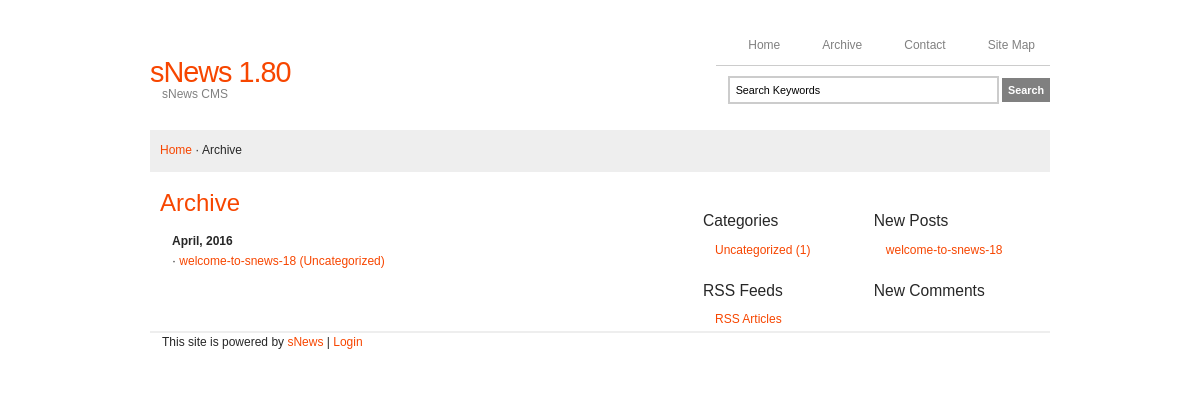
Page /archive/ on the committed database.
### tables this page shows
CREATE TABLE [articles] ( [id] INTEGER PRIMARY KEY AUTOINCREMENT NOT NULL , [title] VARCHAR ( 100 ) DEFAULT NULL , [seftitle] VARCHAR ( 100 ) DEFAULT NULL , [text] text , [date] datetime DEFAULT NULL , [category] INTEGER NOT NULL DEFAULT 0 , [position] INTEGER DEFAULT NULL , [extraid] VARCHAR ( 8 ) DEFAULT NULL , [page_extra] VARCHAR ( 8 ) DEFAULT NULL , [displaytitle] char ( 3 ) NOT NULL DEFAULT 'YES' , [displayinfo] char ( 3 ) NOT NULL DEFAULT 'YES' , [commentable] VARCHAR ( 5 ) NOT NULL DEFAULT '' , [published] TINYINT NOT NULL DEFAULT 1 , [description_meta] VARCHAR ( 255 ) DEFAULT NULL , [keywords_meta] VARCHAR ( 255 ) DEFAULT NULL , [show_on_home] VARCHAR ( 3 ) DEFAULT 'YES' , [show_in_subcats] VARCHAR ( 3 ) DEFAULT 'NO' , [artorder] INTEGER NOT NULL DEFAULT '0' , [visible] VARCHAR ( 6 ) DEFAULT 'YES' , [default_page] VARCHAR ( 6 ) DEFAULT 'NO' );

CREATE TABLE [categories] ( [id] INTEGER PRIMARY KEY AUTOINCREMENT NOT NULL , [name] VARCHAR ( 100 ) NOT NULL , [seftitle] VARCHAR ( 100 ) NOT NULL , [description] VARCHAR ( 255 ) NOT NULL , [published] VARCHAR ( 4 ) NOT NULL DEFAULT 'YES' , [catorder] INTEGER NOT NULL DEFAULT 0 , [subcat] TINYINT NOT NULL DEFAULT 0 );

### snews.php (the view, shortened to what the rows shown need)
<?php
function db_cfg($field) { static $dbcfg;
	if (!$dbcfg) {
		$dbcfg = array(
			'driver' => 'pdo',
			'dbtype' => 'sqlite',
			'server' => 'localhost',
			'database' => 'snews18',
			'username' => 'root',
			'password' => '',
			'dbpath' => 'test.db3',
			'prefix' => ''
		);
	} return $dbcfg[$field];
}
function db() { static $conn;
	if (!$conn) { $conn = false;
		$driver = db_cfg('driver');
		$server = db_cfg('server');
		$dbtype = db_cfg('dbtype');
		$database = db_cfg('database');
		$username = db_cfg('username');
		$password = db_cfg('password');
		$dbpath = db_cfg('dbpath');
		switch($dbtype) {
	  		case "sqlite" : $dbconn = "sqlite:$dbpath"; break;
		}
		if ($driver == 'pdo' || $driver == 'PDO') {
			try {$conn = new PDO($dbconn, $username, $password, array(PDO::MYSQL_ATTR_INIT_COMMAND => "SET NAMES utf8"));}
			catch (PDOException $msg) {die ('Connection error, because: '.$msg->getMessage());}
		} else if ($driver == 'mysqli' || $driver == 'MYSQLI') {
			$conn = new mysqli($server, $username, $password, $database);
			if (mysqli_connect_errno()) {printf("Connect failed: %s\n", mysqli_connect_error()); exit();}
		} else {die('<h1>Driver Error.</h1><p>Check your db_cfg (<b>DB_DRIVER</b>)</p>');}
	} return $conn;
}
function dbfetch($result, $prepared = false) {
	$driver = db_cfg('driver');
	if ($driver == 'pdo') {return $result -> fetch(PDO::FETCH_ASSOC);}
}
function s($var) { static $site_settings;
	if (!$site_settings) {
		$query = 'SELECT name,value FROM '._PRE.'settings';
		if ($result = db()->query($query)) {
			while ($r = dbfetch($result)) {
				$site_settings[$r['name']] = $r['value'];
			}
		}
	} $value = $site_settings[$var];
	return $value;
}
function clean($text) {
	$text = strip_tags(htmlspecialchars($text));
	return $text;
}
	s('language') != 'EN' && file_exists('lang/'.s('language').'.php') == true ? include('lang/'.s('language').'.php') : include('lang/EN.php');
function l($var) {static $lang;
	if (!$lang) {
		$lang = load_lang();
		$lang['cat_listSEF'] = 'archive,contact,sitemap,login';
		$lang['divider'] = '&middot;';
		$lang['paginator'] = 'p_';
		$lang['comment_pages'] = 'c_';
		$lang['ignored_items'] = '.,..,cgi-bin,.htaccess,Thumbs.db,snews.php,admin.php,index.php,lib.php,style.css,admin.js,'.s('language').'.php';
	} return $lang[$var];
}
function check_category($category) {
	$main_menu = explode(',', l('cat_listSEF'));
	if (in_array($category, $main_menu)) {return true;}
	else {return false;}
}
if ($_GET) {
	if (isset($_GET['category']) && !empty($_GET['category'])) {
		$url = explode('/', clean($_GET['category']));
		$categorySEF = $url[0];
		if (check_category($categorySEF)) {$_catID = 0;}
		$subcatSEF = isset($url[1]) ? $url[1] : '';
		$articleSEF = isset($url[2]) ? $url[2] : '';
		if (_ADMIN) {
			$pub_a = ''; $pub_c = ''; $pub_x = '';
		} else {
			$pub_a = ' AND a.published = 1';
			$pub_c = ' AND c.published =\'YES\'';
			$pub_x = ' AND x.published =\'YES\'';
		}
		if ($articleSEF && substr( $articleSEF, 0, 2) != l('paginator') && substr( $articleSEF, 0, 2) != l('comment_pages')) {
			$MainQuery = 'SELECT
				a.id AS id, title, position, description_meta, keywords_meta,
				c.id AS catID, c.name AS name, c.description, x.name AS xname
				FROM '._PRE.'articles'.' AS a,
					'._PRE.'categories'.' AS c
				LEFT JOIN '._PRE.'categories'.' AS x
					ON c.subcat=x.id
				WHERE a.category=c.id
					'.$pub_a.$pub_c.$pub_x.'
					AND x.seftitle="'.$categorySEF.'"
					AND c.seftitle="'.$subcatSEF.'"
					AND a.seftitle="'.$articleSEF.'"
			'; $_TYPE = 1;
		} else {
			if (substr($categorySEF, 0, 2) == l('paginator')) {$MainQuery = ''; $_TYPE = 4;}
			else {
				$Try_Page = 'SELECT id, title, category, description_meta, keywords_meta, position
					FROM '._PRE.'articles'.' AS a
					WHERE seftitle = "'.$categorySEF.'" '.$pub_a.' AND position = 3';
				if ($result = db() -> query($Try_Page)) {$R = dbfetch($result); $_TYPE = 5;}
				if (!$R) {
					$MainQuery ='SELECT id AS catID, name, description
						FROM '._PRE.'categories'.' AS c
						WHERE seftitle = "'.$categorySEF.'" AND subcat = 0 '.$pub_c;
				}
			}
		}
		if (!empty($MainQuery)) {
			if ($main = db() -> query($MainQuery)) {$R = dbfetch($main);}
		}
	} if (_ADMIN && isset($_GET['action'])) {
		$url = explode('/', clean($_GET['action']));
		$categorySEF = $url[0];
	}
} else {
	if (s('display_page') !== 0) {$_ID = s('display_page'); $_TYPE = 7;}
	else {$_TYPE = 8;}
} unset($Try_Article, $MainQuery, $result, $pub_a, $pub_b, $pub_c, $pub_x);
if (isset($R)) {
	$_catID = !empty($R['catID']) ? $R['catID']	: 0;
}
function categories() {
	global $categorySEF;
	$qwr = !_ADMIN ? ' AND a.visible=\'YES\'' : '';
	if (s('num_categories') == 'on') {
		$count = ', COUNT(DISTINCT a.id) as total';
		$join = 'LEFT OUTER JOIN '._PRE.'articles'.' AS a
			ON (a.category = c.id AND a.position = 1  AND a.published = 1'.$qwr.')';
	} else {
		$count = '';
		$join = '';
	}
	$query = 'SELECT c.seftitle, c.name, description, c.id AS parent'.$count.'
		FROM '._PRE.'categories'.' AS c '.$join.'
		WHERE c.subcat = 0 AND c.published = \'YES\'
		GROUP BY c.id
		ORDER BY c.catorder, c.id';
	if ($result = db() -> query($query)) {
		while ($r = dbfetch($result)) {
			$category_title = $r['seftitle'];
			$r['name'] = (s('language')!='EN' && $r['name'] == 'Uncategorized' && $r['parent']==1) ? l('uncategorised') : $r['name'];
			$class = $category_title == $categorySEF ? ' class="current"' : '';
			if (isset($r['total'])) {$num=' ('.$r['total'].')';}
			echo '<li><a'.$class.' href="'._SITE.$category_title.'/" title="'.$r['name'].' - '.$r['description'].'">'.$r['name'].$num.'</a>';
			echo '</li>';
		}
	} else {
		echo '<li>'.l('no_categories').'</li>';
	}
}
function menu_articles($start = 0, $size = 5, $cat_specific = 0) {
	global $categorySEF, $_catID,$subcatSEF;
	$no_articles = '<li>'.l('no_articles').'</li>';
	switch ($cat_specific){
		case 1 : $subcat = !empty($_catID) && empty($subcatSEF) ? 'AND c.subcat = '.$_catID : ''; break;
	}
	$query = 'SELECT
			title,a.seftitle AS asef,date,
			c.name AS name,c.seftitle AS csef,
			x.name AS xname,x.seftitle AS xsef
		FROM '._PRE.'articles'.' AS a
		LEFT OUTER JOIN '._PRE.'categories'.' as c
			ON category = c.id
		LEFT OUTER JOIN '._PRE.'categories'.' as x
			ON c.subcat =  x.id AND x.published =\'YES\'
		WHERE position = 1
			AND a.published = 1
			AND c.published =\'YES\'
			AND a.visible = \'YES\'
			'.$subcat.'
		ORDER BY date DESC
			LIMIT '."$start, $size";
		if ($result = db() -> query($query)) {
			$n = 0;
			while ($r = dbfetch($result)) {
				$name = s('show_cat_names') == 'on' ? ' ('.$r['name'].')' : '';
				$date = date(s('date_format'), strtotime($r['date']));
				$link = isset($r['xsef']) ? $r['xsef'].'/'.$r['csef'] : $r['csef'];
				echo  '<li><a href="'._SITE.$link.'/'.$r['asef'].'/"
					title="'.$r['name'].' / '.$r['title'].' ('.$date.')">'.$r['title'].$name.'</a>
				</li>'; $n++;
			} if ($n == 0) {echo $no_articles;}
		} else {echo $no_articles;}
}
function archive($start = 0, $size = 200) {
	echo '<h2>'.l('archive').'</h2>';
	$query = 'SELECT id FROM '._PRE.'articles'.'
		WHERE position = 1
			AND published = 1
			AND visible = \'YES\'
		ORDER BY date DESC
		LIMIT '."$start, $size";
	if ($result = db() -> query($query)) {
		while ($r = dbfetch($result)) {
			$Or_id[] = 'a.id ='.$r['id'];
		} $last = '';
		$Or_id = implode(' OR ', $Or_id);
		$qwr = 'SELECT
				title,a.seftitle AS asef,a.date AS date,
				c.name AS name,c.seftitle AS csef,
				x.name AS xname,x.seftitle AS xsef
			FROM '._PRE.'articles'.' AS a
			LEFT OUTER JOIN '._PRE.'categories'.' as c
				ON category = c.id
			LEFT OUTER JOIN '._PRE.'categories'.' as x
				ON c.subcat =  x.id
			WHERE ('.$Or_id.')
				AND a.published = 1
				AND c.published =\'YES\'
				AND (x.published =\'YES\' || x.published IS NULL)
			ORDER BY date DESC
				LIMIT '."$start, $size";
		$month_names = explode(', ', l('month_names'));
		$dot = l('divider');
		echo '<p>';
		if ($res = db() -> query($qwr)) {
			while ($rr = dbfetch($res)) {
				$year = substr($rr['date'], 0, 4);
				$month = substr($rr['date'], 5, 2) -1;
				$month_name = (substr($month, 0, 1) == 0) ? $month_names[substr($month, 1, 1)] : $month_names[$month];
				if ($last <> $year.$month) {
					echo '<strong>'.$month_name.', '.$year.'</strong><br />';
				}
				$last = $year.$month;
				$link = isset($rr['xsef']) ? $rr['xsef'].'/'.$rr['csef'] : $rr['csef'];
				echo $dot.' <a href="'._SITE.$link.'/'.$rr['asef'].'/">
					'.$rr['title'].' ('.$rr['name'].')</a><br />';
			}
		} echo'</p>';
	} else {echo '<p>'.l('no_articles').'</p>';}
}
function searchform() { ?>
<?php }
function center() {
	global $_catID, $categorySEF, $subcatSEF, $articleSEF, $_TYPE;
	if ($_POST) {
		if (_ADMIN) {include('admin.php');}
		switch(true) {
			case isset($_POST['search_query'])	: search(); return; break;
			case isset($_POST['comment']) 		: comment('comment_posted'); return; break;
			case isset($_POST['contactform'])	: contact(); return; break;
			case isset($_POST['Loginform'])		: administration(); return; break;
			case isset($_POST['action']) 		: if (_ADMIN && $_POST['action'] == 'process') {processing();} return; break;
			default : set_error();
			break;
		}
	} else if ($_GET) {
		$action = !empty($categorySEF) ? $categorySEF : '404';
		switch ($action) {
			case 'archive'	: archive(); break;
		}
	} else {articles();}
}
?>

### rows in the picture
articles: date "April", date "2016", title "welcome-to-snews-18", name "Uncategorized"
categories: name "Uncategorized", num "(1)"

### other values in the picture
l('home') "Home"
l('archive') "Archive"
l('contact') "Contact"
l('sitemap') "Site Map"
s('website_title') "sNews 1.80"
s('website_description') "sNews CMS"
l('divider') "·"
l($categorySEF) "Archive"
l( 'rss_'.$l[0] ) "RSS Articles"
$must_login "Login"
